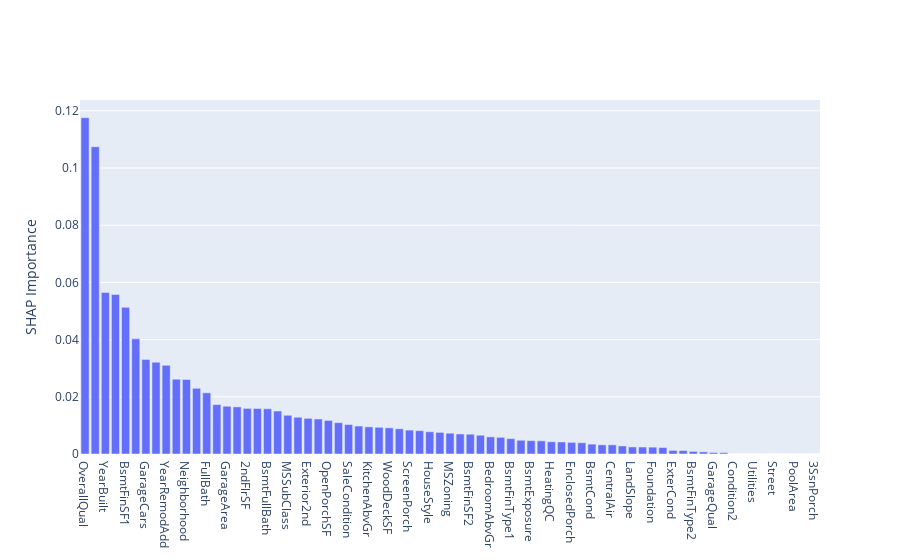

Here is the notebook cell this chart was saved with:
### Code cell
fig = go.Figure(
    go.Bar(
    x=feat_imp['features'],
    y=feat_imp['percentage'],
    name='SHAP Importance'
    )
    )
fig.update_layout(
    yaxis=dict(
        title=dict(text='SHAP Importance'),
    ),
)
fig.show()

### Figure 1 — Plotly figure (JSON) as saved in the notebook; plotly's stock layout.template omitted (floating-point values rounded to 4 significant figures)
{"data": [{"name": "SHAP Importance", "type": "bar", "x": ["OverallQual", "GrLivArea", "YearBuilt", "TotalBsmtSF", "BsmtFinSF1", "OverallCond", "GarageCars", "LotArea", "YearRemodAdd", "Fireplaces", "Neighborhood", "LotFrontage", "FullBath", "1stFlrSF", "GarageArea", "HalfBath", "2ndFlrSF", "Exterior1st", "BsmtFullBath", "Condition1", "MSSubClass", "BsmtUnfSF", "Exterior2nd", "GarageYrBlt", "OpenPorchSF", "MasVnrArea", "SaleCondition", "ExterQual", "KitchenAbvGr", "TotRmsAbvGrd", "WoodDeckSF", "KitchenQual", "ScreenPorch", "LotConfig", "HouseStyle", "MoSold", "MSZoning", "BsmtQual", "BsmtFinSF2", "Functional", "BedroomAbvGr", "GarageFinish", "BsmtFinType1", "BsmtHalfBath", "BsmtExposure", "YrSold", "HeatingQC", "GarageType", "EnclosedPorch", "LandContour", "BsmtCond", "SaleType", "CentralAir", "BldgType", "LandSlope", "LotShape", "Foundation", "PavedDrive", "ExterCond", "GarageCond", "BsmtFinType2", "RoofStyle", "GarageQual", "Electrical", "Condition2", "Heating", "Utilities", "RoofMatl", "Street", "MiscVal", "PoolArea", "LowQualFinSF", "3SsnPorch"], "y": [0.1176, 0.1074, 0.05649, 0.05577, 0.05128, 0.04026, 0.03308, 0.03208, 0.03101, 0.02615, 0.02605, 0.02297, 0.02139, 0.01728, 0.0167, 0.01647, 0.01594, 0.01591, 0.01582, 0.01503, 0.01354, 0.01285, 0.01246, 0.01224, 0.01174, 0.01096, 0.01031, 0.009771, 0.009491, 0.00933, 0.009145, 0.008808, 0.00835, 0.008161, 0.007775, 0.007559, 0.007261, 0.007005, 0.006919, 0.006564, 0.005983, 0.005825, 0.005366, 0.004799, 0.004676, 0.004602, 0.004271, 0.004202, 0.004058, 0.003941, 0.003449, 0.003205, 0.003204, 0.002817, 0.002468, 0.00244, 0.002396, 0.002253, 0.001241, 0.001216, 0.0009129, 0.0007446, 0.0005162, 0.0004707, 0, 0, 0, 0, 0, 0, 0, 0, 0]}], "layout": {"yaxis": {"title": {"text": "SHAP Importance"}}}}
